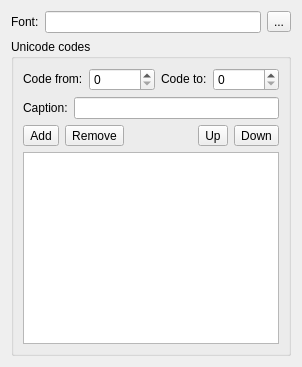
          <widget class="QWidget" name="GlyphTab">
           <property name="autoFillBackground">
            <bool>true</bool>
           </property>
           <attribute name="title">
            <string>Glyph</string>
           </attribute>
           <layout class="QGridLayout" name="gridLayout_18">
            <item row="0" column="0">
             <layout class="QHBoxLayout" name="horizontalLayout_8">
              <item>
               <widget class="QLabel" name="label_19">
                <property name="sizePolicy">
                 <sizepolicy hsizetype="Fixed" vsizetype="Fixed">
                  <horstretch>0</horstretch>
                  <verstretch>0</verstretch>
                 </sizepolicy>
                </property>
                <property name="text">
                 <string>Font:</string>
                </property>
               </widget>
              </item>
              <item>
               <widget class="QLineEdit" name="FontMaker">
                <property name="readOnly">
                 <bool>true</bool>
                </property>
               </widget>
              </item>
              <item>
               <widget class="QToolButton" name="FontSelectMaker">
                <property name="text">
                 <string>...</string>
                </property>
               </widget>
              </item>
             </layout>
            </item>
            <item row="1" column="0">
             <widget class="QGroupBox" name="groupBox_7">
              <property name="title">
               <string>Unicode codes</string>
              </property>
              <layout class="QGridLayout" name="gridLayout_17">
               <item row="2" column="0">
                <widget class="QToolButton" name="AddCodeMaker">
                 <property name="text">
                  <string>Add</string>
                 </property>
                </widget>
               </item>
               <item row="2" column="4">
                <widget class="QToolButton" name="DownCodeMaker">
                 <property name="text">
                  <string>Down</string>
                 </property>
                </widget>
               </item>
               <item row="2" column="3">
                <widget class="QToolButton" name="UpCodeMaker">
                 <property name="text">
                  <string>Up</string>
                 </property>
                </widget>
               </item>
               <item row="2" column="1">
                <widget class="QToolButton" name="RemoveCodeMaker">
                 <property name="text">
                  <string>Remove</string>
                 </property>
                </widget>
               </item>
               <item row="1" column="0" colspan="5">
                <layout class="QHBoxLayout" name="horizontalLayout_9">
                 <item>
                  <widget class="QLabel" name="label_20">
                   <property name="sizePolicy">
                    <sizepolicy hsizetype="Fixed" vsizetype="Fixed">
                     <horstretch>0</horstretch>
                     <verstretch>0</verstretch>
                    </sizepolicy>
                   </property>
                   <property name="text">
                    <string>Caption:</string>
                   </property>
                  </widget>
                 </item>
                 <item>
                  <widget class="QLineEdit" name="CaptionMaker"/>
                 </item>
                </layout>
               </item>
               <item row="0" column="0" colspan="5">
                <layout class="QHBoxLayout" name="horizontalLayout_7">
                 <item>
                  <widget class="QLabel" name="label_17">
                   <property name="sizePolicy">
                    <sizepolicy hsizetype="Fixed" vsizetype="Fixed">
                     <horstretch>0</horstretch>
                     <verstretch>0</verstretch>
                    </sizepolicy>
                   </property>
                   <property name="text">
                    <string>Code from:</string>
                   </property>
                  </widget>
                 </item>
                 <item>
                  <widget class="QSpinBox" name="UnicodeFromMaker">
                   <property name="accelerated">
                    <bool>true</bool>
                   </property>
                   <property name="maximum">
                    <number>65535</number>
                   </property>
                   <property name="singleStep">
                    <number>1</number>
                   </property>
                  </widget>
                 </item>
                 <item>
                  <widget class="QLabel" name="label_18">
                   <property name="sizePolicy">
                    <sizepolicy hsizetype="Fixed" vsizetype="Fixed">
                     <horstretch>0</horstretch>
                     <verstretch>0</verstretch>
                    </sizepolicy>
                   </property>
                   <property name="text">
                    <string>Code to:</string>
                   </property>
                  </widget>
                 </item>
                 <item>
                  <widget class="QSpinBox" name="UnicodeToMaker">
                   <property name="accelerated">
                    <bool>true</bool>
                   </property>
                   <property name="maximum">
                    <number>65535</number>
                   </property>
                   <property name="singleStep">
                    <number>1</number>
                   </property>
                  </widget>
                 </item>
                </layout>
               </item>
               <item row="3" column="0" colspan="5">
                <widget class="QListWidget" name="unicodeCodesMaker"/>
               </item>
              </layout>
             </widget>
            </item>
           </layout>
          </widget>
